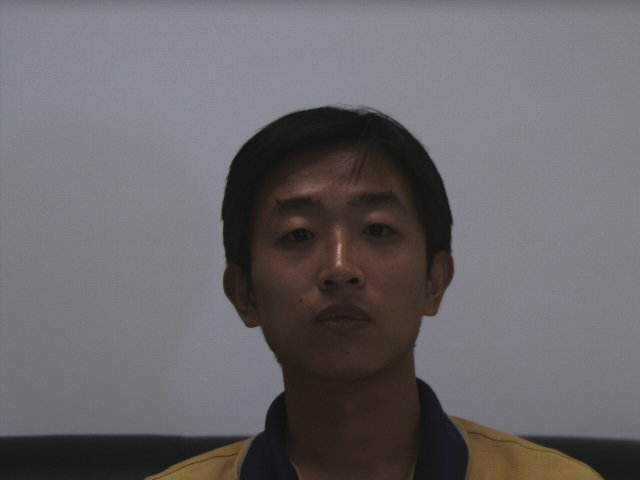
#> input picture image.bmp, 640 x 480 px; its folder holds only this picture in this run
$ python biometric.py ..   (Python 2 division)   (older library calls are emulated)
#> lines starting #> are read from the running program, lines starting #| are printed output that depends on the picture
import numpy as np
from os import listdir
from os.path import isfile, join, splitext, basename
from math import degrees, pi
import sys
import cv2
import os
# import xmltodict
import itertools
from skimage import feature
from sklearn.metrics import confusion_matrix
import matplotlib.pyplot as plt
from sklearn.cross_validation import *
from sklearn.metrics import roc_curve, auc
from scipy import interp
from matplotlib2tikz import save as tikz_save
from sklearn.model_selection import PredefinedSplit


# [20 lines left out: functions plot_confusion_matrix, match, calcDistances, not called in this run]

def lbp(numPoints, radius, image, eps=1e-7):
    lbp = feature.local_binary_pattern(image, numPoints,
                                       radius, method="uniform")
    (hist, _) = np.histogram(lbp.ravel(),  bins=np.arange(0, numPoints + 3), range=(0, numPoints + 2))
    hist = hist.astype("float")
    hist /= (hist.sum() + eps)
    return hist

# [13 lines left out: function loadDataset, not called in this run]

def loadDatasetNonSplit(path,descriptor,args):
#> called with path = '..'
    onlyfiles = [f for f in listdir(path) if isfile(join(path, f))]
    onlyfiles.sort()
    individuals = []
    X = np.zeros((len(onlyfiles), 26), dtype=np.float32)
    fli = 0
    for fl in onlyfiles:
        individuals.append(os.path.splitext(fl)[0])
        Img = cv2.imread(join(sys.argv[1], fl), 0)
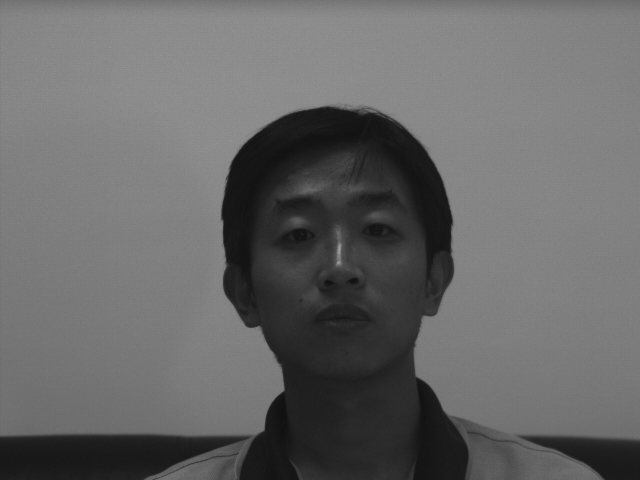
#> Img: shape (480, 640); min 16, max 164, mean 103.6
        desc = descriptor(*(args+[Img]))
#> in lbp, `lbp = feature.local_binary_pattern(image, numPoints, radius, method="u..`:
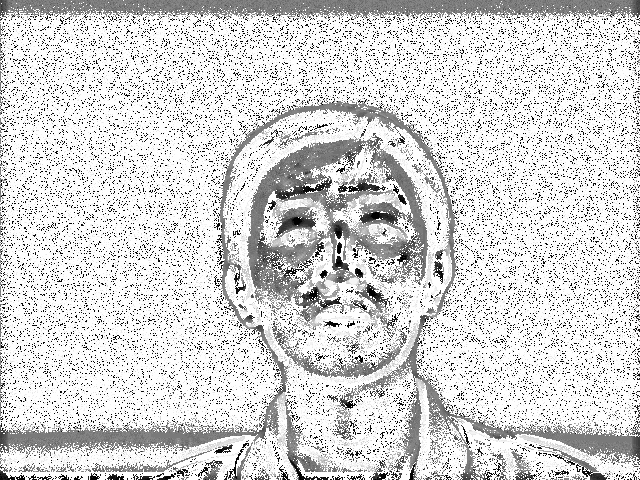
#> lbp: shape (480, 640) float64; min 0, max 25, mean 20.8; drawn with min black and max white
#> in lbp, `(hist, _) = np.histogram(lbp.ravel(),  bins=np.arange(0, numPoints + 3..`: hist = 26 values, max 202876 at index 25, min 793 at index 18, mean 11815.4
#> in lbp, `hist /= (hist.sum() + eps)`: hist = 26 values, max 0.66 at index 25, min 0.00258 at index 18, mean 0.0385
#> desc has the same summary as hist in lbp
        X[fli, :] = desc
        fli += 1
    return [X,np.array(individuals)]

# [176 lines left out: functions statsByNFace, ROCAllClasses, ROC, matchWithValidation, not called in this run]

def generateStats(X,y):

#> (the run stopped early here; a loop or call above may not have finished)
